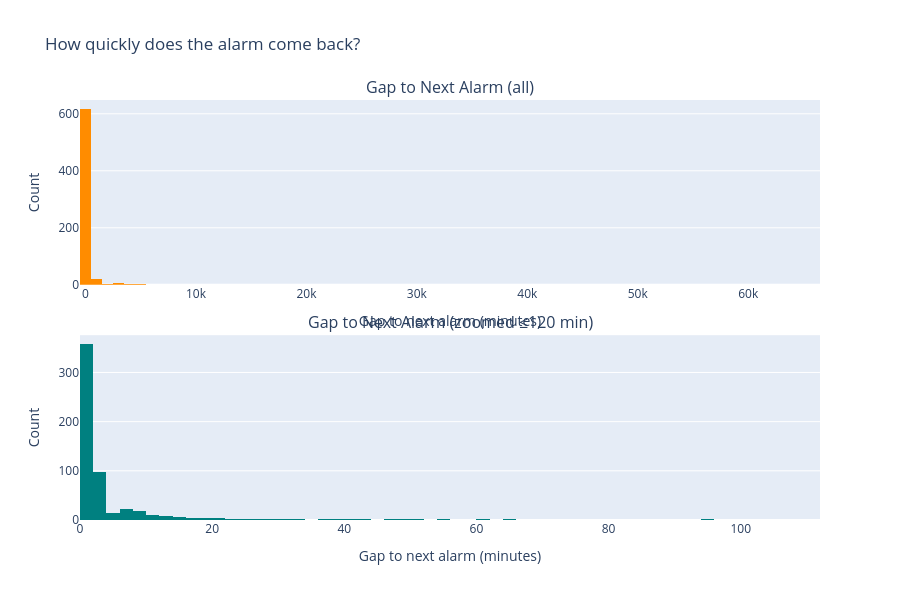

The notebook cell saved with this chart:
### Code cell
# Distribution of GAP between consecutive alarms
gaps = episodes['gap_to_next_minutes'].dropna()

# Classify gaps
def classify_gap(gap_min):
    if gap_min <= 5:
        return '≤5 min (rapid re-alarm)'
    elif gap_min <= 30:
        return '5-30 min'
    elif gap_min <= 60:
        return '30-60 min'
    elif gap_min <= 360:
        return '1-6 hours'
    elif gap_min <= 1440:
        return '6-24 hours'
    else:
        return '>24 hours'

gap_classes = gaps.apply(classify_gap)
gap_order = ['≤5 min (rapid re-alarm)', '5-30 min', '30-60 min', '1-6 hours', '6-24 hours', '>24 hours']
gap_counts = gap_classes.value_counts().reindex(gap_order).fillna(0).astype(int)
gap_pcts = (gap_counts / len(gaps) * 100).round(1)

print("Gap Between Consecutive Alarms:")
print("=" * 50)
for cls in gap_order:
    print(f"  {cls:25s}: {gap_counts[cls]:5d} ({gap_pcts[cls]:5.1f}%)")

fig = make_subplots(rows=2, cols=1, subplot_titles=[
    'Gap to Next Alarm (all)',
    'Gap to Next Alarm (zoomed ≤120 min)'
], vertical_spacing=0.12)

fig.add_trace(go.Histogram(x=gaps, nbinsx=100, marker_color='darkorange', name='All'), row=1, col=1)
fig.add_trace(go.Histogram(x=gaps[gaps <= 120], nbinsx=60, marker_color='teal', name='≤120 min'), row=2, col=1)

fig.update_xaxes(title_text='Gap to next alarm (minutes)', row=1, col=1)
fig.update_xaxes(title_text='Gap to next alarm (minutes)', row=2, col=1)
fig.update_yaxes(title_text='Count', row=1, col=1)
fig.update_yaxes(title_text='Count', row=2, col=1)
fig.update_layout(height=600, showlegend=False, title_text='How quickly does the alarm come back?')
fig.show()

### Figure 1 — Plotly figure (JSON) as saved in the notebook; plotly's stock layout.template omitted (floating-point values rounded to 4 significant figures; data arrays with more than 128 entries replaced by an {"elided": "..."} marker saying what was removed)
{"data": [{"marker": {"color": "darkorange"}, "name": "All", "nbinsx": 100, "type": "histogram", "x": {"elided": "655 float values"}, "xaxis": "x", "yaxis": "y"}, {"marker": {"color": "teal"}, "name": "≤120 min", "nbinsx": 60, "type": "histogram", "x": {"elided": "600 float values"}, "xaxis": "x2", "yaxis": "y2"}], "layout": {"annotations": [{"font": {"size": 16}, "showarrow": false, "text": "Gap to Next Alarm (all)", "x": 0.5, "xanchor": "center", "xref": "paper", "y": 1, "yanchor": "bottom", "yref": "paper"}, {"font": {"size": 16}, "showarrow": false, "text": "Gap to Next Alarm (zoomed ≤120 min)", "x": 0.5, "xanchor": "center", "xref": "paper", "y": 0.44, "yanchor": "bottom", "yref": "paper"}], "height": 600, "showlegend": false, "title": {"text": "How quickly does the alarm come back?"}, "xaxis": {"anchor": "y", "domain": [0, 1], "title": {"text": "Gap to next alarm (minutes)"}}, "xaxis2": {"anchor": "y2", "domain": [0, 1], "title": {"text": "Gap to next alarm (minutes)"}}, "yaxis": {"anchor": "x", "domain": [0.56, 1], "title": {"text": "Count"}}, "yaxis2": {"anchor": "x2", "domain": [0, 0.44], "title": {"text": "Count"}}}}
